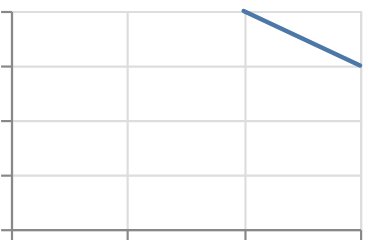

Specify this chart in Vega-Lite:
### Vega-Lite specification from a JSON file in a GitHub repository (floating-point values rounded to 4 significant figures)
{"$schema": "https://vega.github.io/schema/vega-lite/v6.json", "padding": 5, "autosize": "none", "data": {"values": [{"c": "A", "x": 1, "y": 2, "s": 3, "t": "2024-01-01"}, {"c": "B", "x": 2, "y": null, "s": 5, "t": "2024-02-01"}, {"c": "C", "x": 3, "y": 4, "s": null, "t": "2024-03-01"}, {"c": "D", "x": 4, "y": 3, "s": 7, "t": "2024-04-01"}]}, "width": 160, "height": 100, "mark": "trail", "encoding": {"x": {"field": "x", "type": "quantitative"}, "y": {"field": "y", "type": "quantitative"}}}
